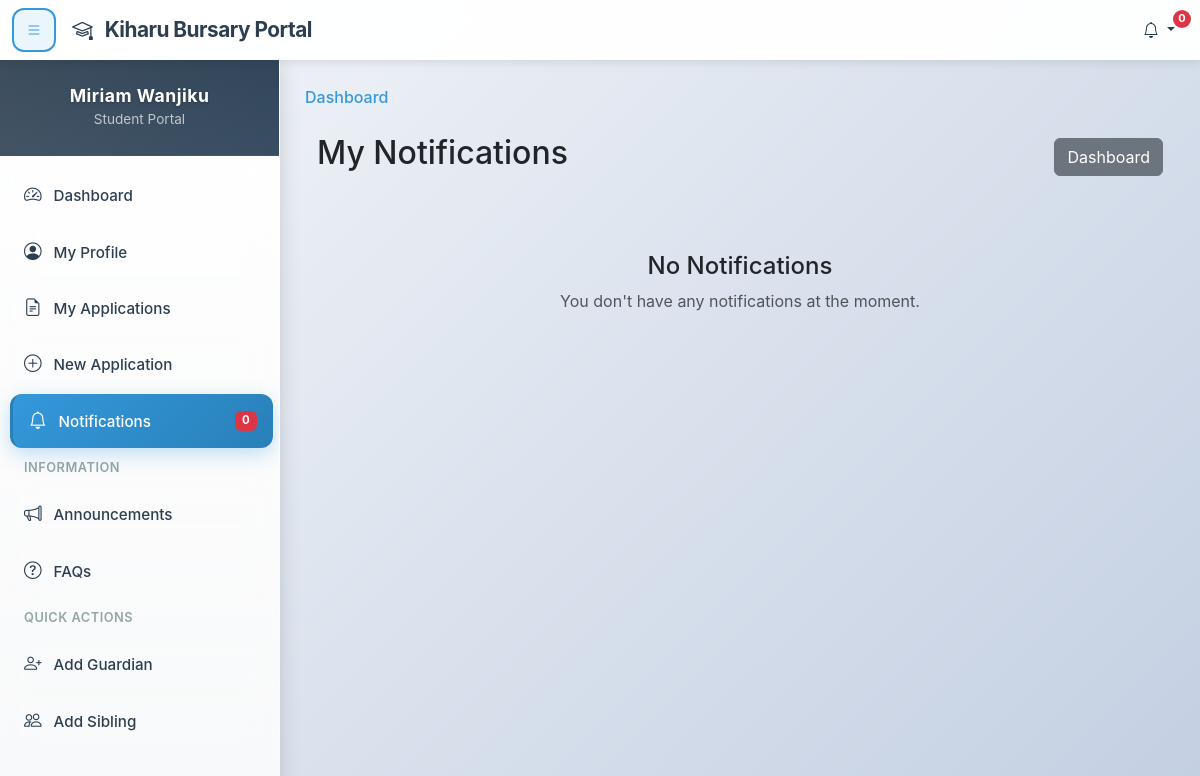
Before: /student/notifications/ (signed in) with the older database file.
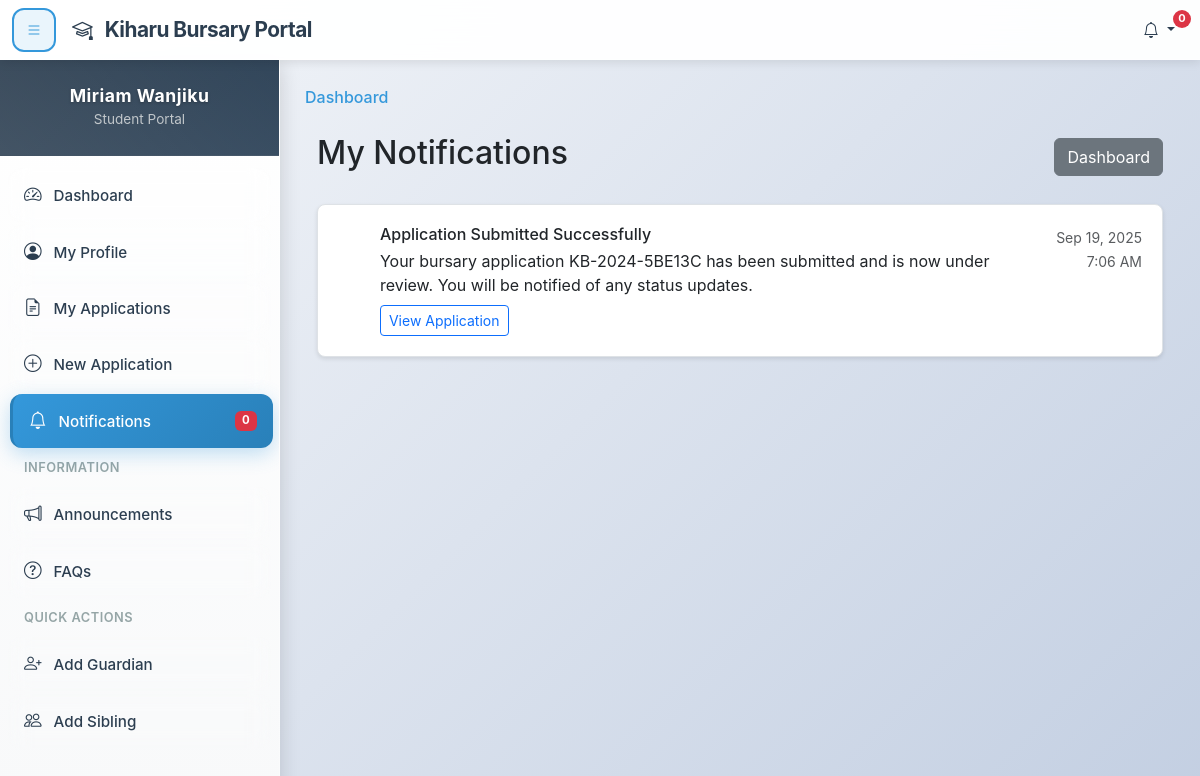
After: the same page with the newer database file.
### kiharu_system/models.py (models this page shows, shortened)
class Notification(models.Model):
    NOTIFICATION_TYPES = (
        ('application_status', 'Application Status'),
        ('document_request', 'Document Request'),
        ('allocation', 'Allocation'),
        ('disbursement', 'Disbursement'),
        ('system', 'System Notification'),
    )
    user = models.ForeignKey(User, on_delete=models.CASCADE, related_name='notifications')
    notification_type = models.CharField(max_length=20, choices=NOTIFICATION_TYPES)
    title = models.CharField(max_length=200)
    message = models.TextField()
    related_application = models.ForeignKey(Application, on_delete=models.SET_NULL, null=True, blank=True)
    is_read = models.BooleanField(default=False)
    created_at = models.DateTimeField(auto_now_add=True)

### kiharu_system/views.py (the view)
# urls.py: path('student/notifications/', views.notifications_list, name='notifications_list'),
@login_required
def notifications_list(request):
    notifications = Notification.objects.filter(user=request.user).order_by('-created_at')
    notifications.filter(is_read=False).update(is_read=True)
    paginator = Paginator(notifications, 15)
    page_number = request.GET.get('page')
    page_obj = paginator.get_page(page_number)
    context = {
        'page_obj': page_obj,
        'notifications': page_obj,
    }
    return render(request, 'students/notifications.html', context)

### templates/students/notifications.html (shortened to what this page needs)
{% extends 'student_base.html' %}
{% load static %}
{% block content %}
<div class="container-fluid">
    <div class="row">
        <div class="col-12">
            <div class="d-flex justify-content-between align-items-center mb-4">
                <h2> My Notifications</h2>
                <a href="{% url 'student_dashboard' %}" class="btn btn-secondary">
                     Dashboard
                </a>
            </div>
            {% if notifications %}
                {% for notification in notifications %}
                <div class="notification-item {% if not notification.is_read %}unread{% endif %}">
                    <div class="d-flex align-items-start">
                        <div class="notification-icon {{ notification.notification_type }}">
                        </div>
                        <div class="flex-grow-1">
                            <div class="d-flex justify-content-between align-items-start">
                                <div>
                                    <h6 class="mb-1">{{ notification.title }}</h6>
                                    <p class="mb-2">{{ notification.message }}</p>
                                    {% if notification.related_application %}
                                        <a href="{% url 'student_application_detail' notification.related_application.pk %}" class="btn btn-sm btn-outline-primary">
                                             View Application
                                        </a>
                                    {% endif %}
                                </div>
                                <div class="text-end">
                                    <small class="text-muted">{{ notification.created_at|date:"M j, Y g:i A" }}</small>
                                </div>
                            </div>
                        </div>
                    </div>
                </div>
                {% endfor %}
            {% else %}
                <div class="text-center py-5">
                    <h4>No Notifications</h4>
                    <p class="text-muted">You don't have any notifications at the moment.</p>
                </div>
            {% endif %}
        </div>
    </div>
</div>
{% endblock %}

Changed rows visible on the page:
added Notification: title "Application Submitted Successfully", message "Your bursary application KB-2024-5BE13C has been submitted and is now under review. You will be notified of any status updates.", shows "View Application", created_at "Sep 19, 2025 7:06 AM"
Other visible differences:
text no longer shown: "No Notifications You don't have any notifications at the moment."
